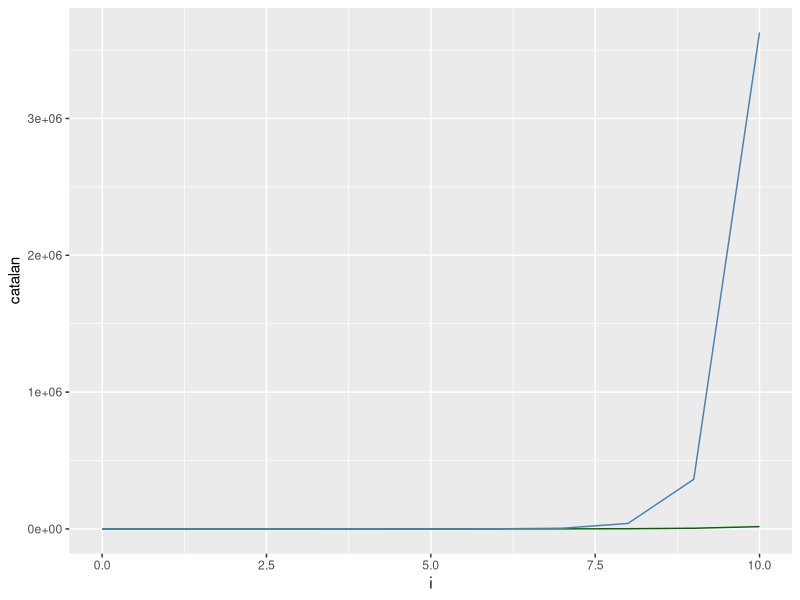
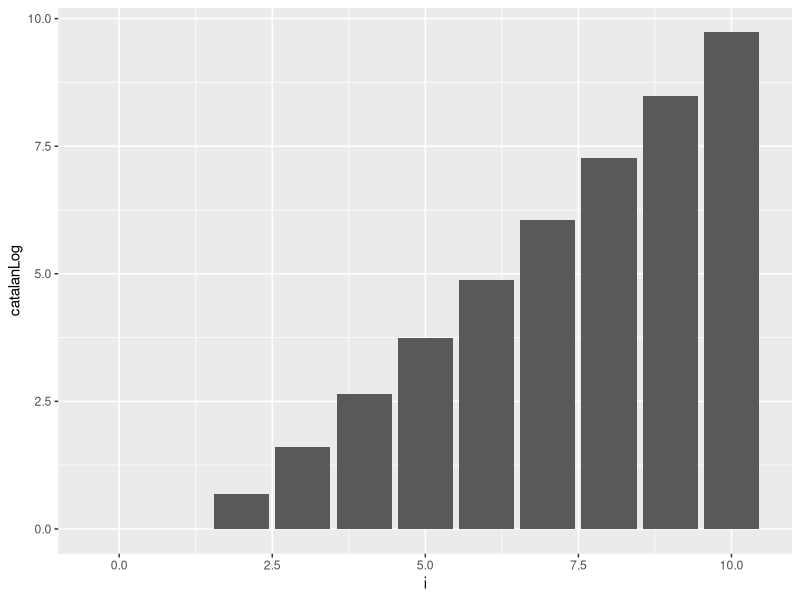

Write R code to recreate these figures, in order. (Note: this script raises an error after producing the figures.)
#####################
## Catalan number ###
#####################

library(ggplot2)
library(tidyverse)

# Function for factorial
factorial <- function(n) {
  if (n == 0) {
    return(1)
  } else {
    return(n * factorial(n - 1))
  }
}

# Function for n-th Catalan number
catalan <- function(n) {
  if (n == 0) {
    return(1)
  } else {
    return(factorial(2 * n) / (factorial(n + 1) * factorial(n)))
  }
}



for (i in 0:10) {
  cat(sprintf("fun(%d) = %d\n", i, factorial(i)))
}


# Draw graph
df <- as.data.frame(NULL)
for (i in 0:10) {
  df_i <- print(i)
  cat_i <- catalan(i)
  fac_i <- factorial(i)
  df <- rbind(df, c(df_i, cat_i, fac_i))
}

colnames(df) <- c("i", "catalan", "factorial")

df$i <- as.integer(df$i)
df$catalan <- as.integer(df$catalan)
df$factorial <- as.integer(df$factorial)
df$factorialLog <- log(df$factorial)
df$catalanLog <- log(df$catalan)


ggplot(df, aes(x=i)) + 
  geom_line(aes(y = catalan), color = "darkgreen") + 
  geom_line(aes(y = factorial), color="steelblue") 


ggplot(df, aes(x=i, y=catalanLog)) + geom_bar(stat="identity")
                                                 
                                                 
  geom_line(aes(y = catalanLog), color = "darkgreen") + 
  geom_line(aes(y = factorialLog), color="steelblue") 




# or
df %>%
  select(i, catalan, factorial) %>%
  gather(key = "variable", value = "value", -i) %>%
  ggplot(aes(x = i, y = value)) + 
    geom_line(aes(color = variable, linetype = variable)) + 
    scale_color_manual(values = c("darkgreen", "steelblue"))
